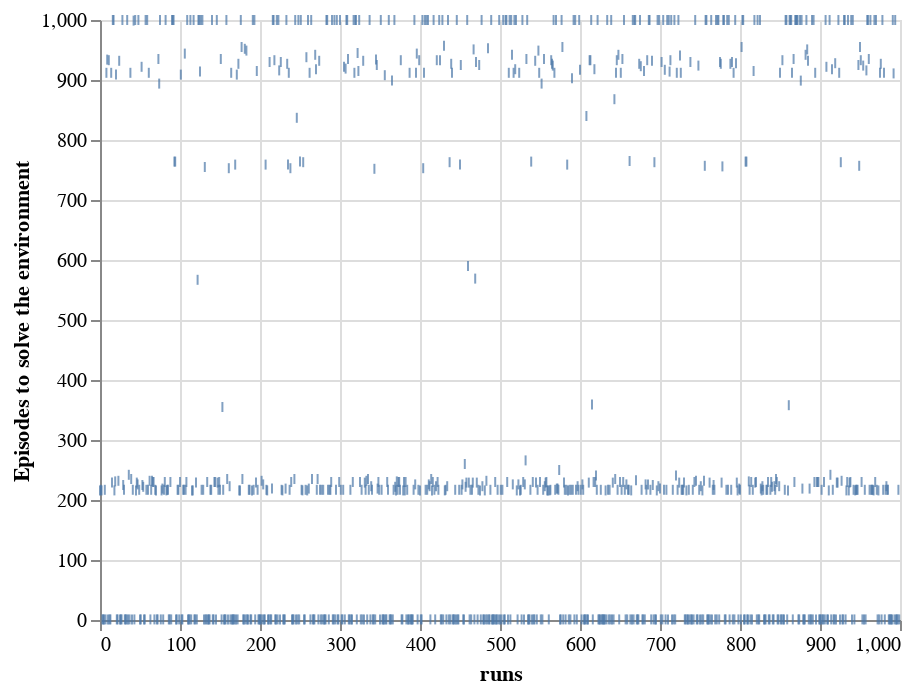

The cell this chart's notebook holds for it:
### Code cell
ticks_chart = alt.Chart(df).mark_tick().encode(
    alt.Y("episodes", title="Episodes to solve the environment"),
    alt.X("runs"),
    tooltip = ["episodes", 'runs']
#     alt.Color("count(episodes)", scale=alt.Scale(scheme="oranges"))
).properties(
    width=400,
    height=300
)
ticks_chart

### Figure 1 — Vega-Lite specification as saved in the notebook (floating-point values rounded to 4 significant figures; data arrays with more than 128 entries replaced by an {"elided": "..."} marker saying what was removed)
{"$schema": "https://vega.github.io/schema/vega-lite/v2.6.0.json", "config": {"view": {"height": 300, "width": 400}}, "data": {"name": "data-05862166270760960cb395e375ae4ae0"}, "datasets": {"data-05862166270760960cb395e375ae4ae0": {"elided": "1000 records"}}, "encoding": {"tooltip": [{"field": "episodes", "type": "quantitative"}, {"field": "runs", "type": "quantitative"}], "x": {"field": "runs", "type": "quantitative"}, "y": {"field": "episodes", "title": "Episodes to solve the environment", "type": "quantitative"}}, "height": 300, "mark": "tick", "width": 400}
